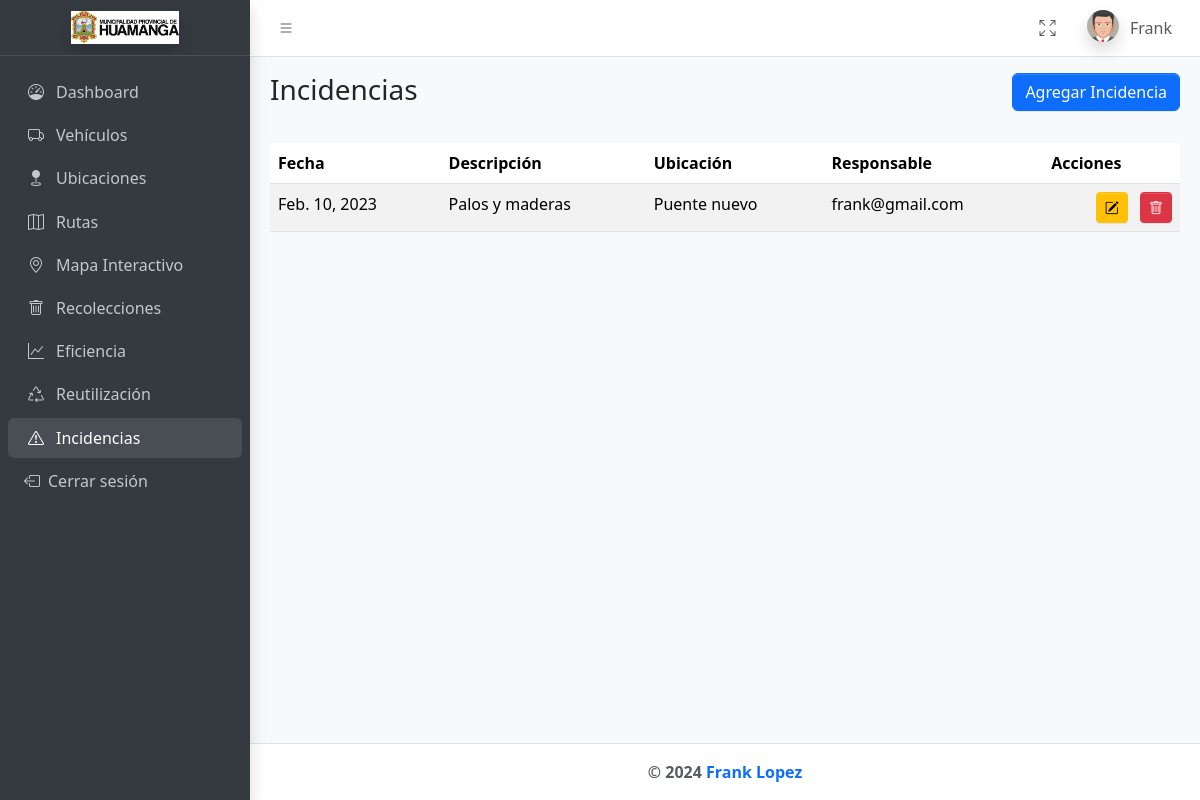
The app's page /incidencia/ (signed in) with its own data.
### users/models.py (models this page shows, shortened)
class User(AbstractUser):
    ROLES = (
        ('ADMIN', 'Administrador'),
        ('INVESTIGADOR', 'Investigador'),
        ('OPERADOR', 'Operador de Recolección'),
    )
    rol = models.CharField(max_length=15, choices=ROLES, default='INVESTIGADOR',
                           help_text="Rol del usuario en el sistema")
    class Meta:
        verbose_name = "Usuario"
        verbose_name_plural = "Usuarios"
    objects = CustomUserManager()
    def __str__(self):
        return self.email
    class Meta:
        verbose_name = _('Usuario')
        verbose_name_plural = _('Usuarios')

### dashboard/models.py (models this page shows, shortened)
class Incidencia(models.Model):
    fecha = models.DateField()
    descripcion = models.TextField(help_text="Descripción de la incidencia")
    ubicacion = models.ForeignKey(Ubicacion, on_delete=models.SET_NULL, null=True, blank=True,
                                  related_name='incidencias')
    responsable = models.ForeignKey(User, on_delete=models.SET_NULL, null=True, blank=True, related_name='incidencias')
    class Meta:
        verbose_name = "Incidencia"
        verbose_name_plural = "Incidencias"
        ordering = ['-fecha']

class Ubicacion(models.Model):
    nombre = models.CharField(max_length=255, help_text="Nombre de la ubicación o área")
    descripcion = models.TextField(blank=True, null=True, help_text="Descripción adicional de la ubicación")
    municipio = models.CharField(max_length=255, help_text="Municipio relacionado")
    lat = models.CharField(max_length=255, blank=True, null=True, help_text="Latitud de la ubicación")
    lng = models.CharField(max_length=255, blank=True, null=True, help_text="Longitud de la ubicación")
    class Meta:
        verbose_name = "Ubicación"
        verbose_name_plural = "Ubicaciones"
    def __str__(self):
        return self.nombre

### dashboard/views.py (the view, shortened to what this page needs)
# urls.py: path('incidencia/', IncidenciaView.as_view(), name='incidencia'),
class IncidenciaView(View):
    @method_decorator(login_required)
    def get(self, request):
        incidencia_list = Incidencia.objects.all()
        form = IncidenciaForm()
        context = {'incidencia_list': incidencia_list, 'form': form}
        return render(request, 'dashboard/incidencia.html', context)

### dashboard/templatetags/active_url.py (called while the page is built)
@register.simple_tag(takes_context=True)
def is_active(context, url_name):
    request = context['request']
    if request.resolver_match.url_name == url_name:
        return 'active'
    return ''

### dashboard/templates/dashboard/incidencia.html (shortened to what this page needs)
{% extends 'base.html' %}
{% load static %}
{% block content %}
    <div class="app-content-header">
        <div class="container-fluid">
            <div class="row">
                <div class="col-sm-6">
                    <h3 class="mb-0">Incidencias</h3>
                </div>
                <div class="col-sm-6 text-end">
                    <button class="btn btn-primary" data-bs-toggle="modal" data-bs-target="#incidenciaModal">Agregar
                        Incidencia
                    </button>
                </div>
            </div>
        </div>
    </div>
    <div class="app-content mt-3">
        <div class="container-fluid">
            <table id="incidenciaTable" class="table table-striped">
                <thead>
                <tr>
                    <th>Fecha</th>
                    <th>Descripción</th>
                    <th>Ubicación</th>
                    <th>Responsable</th>
                    <th>Acciones</th>
                </tr>
                </thead>
                <tbody>
                {% for incidencia in incidencia_list %}
                    <tr>
                        <td>{{ incidencia.fecha }}</td>
                        <td>{{ incidencia.descripcion }}</td>
                        <td>{{ incidencia.ubicacion.nombre|default:"Sin ubicación" }}</td>
                        <td>{{ incidencia.responsable }}</td>
                        <td class="text-end">
                            <button class="btn btn-warning btn-sm me-2 edit-btn"
                                    data-id="{{ incidencia.id }}"
                                    data-fecha="{{ incidencia.fecha }}"
                                    data-descripcion="{{ incidencia.descripcion }}"
                                    data-ubicacion="{{ incidencia.ubicacion.id|default:'' }}"
                                    data-responsable="{{ incidencia.responsable.id|default:'' }}">
                                <i class="bi bi-pencil-square"></i>
                            </button>
                            <form action="{% url 'incidencia_eliminar' incidencia.id %}" method="POST"
                                  style="display:inline;">
                                <button type="submit" class="btn btn-danger btn-sm delete-btn">
                                    <i class="bi bi-trash"></i>
                                </button>
                            </form>
                        </td>
                    </tr>
                {% endfor %}
                </tbody>
            </table>
        </div>
    </div>
{% endblock %}

### templates/header.html (shortened to what this page needs)
{% load static %}
<nav class="app-header navbar navbar-expand bg-body">
    <div class="container-fluid">
        <ul class="navbar-nav">
            <li class="nav-item"><a class="nav-link" data-lte-toggle="sidebar" href="#" role="button"> <i
                    class="bi bi-list"></i> </a></li>
        </ul>
        <ul class="navbar-nav ms-auto">
            <li class="nav-item">
                <a class="nav-link" href="#" data-lte-toggle="fullscreen">
                <i data-lte-icon="maximize" class="bi bi-arrows-fullscreen"></i>
            </a>
            </li>
            <li class="nav-item dropdown user-menu">
                <a href="#" class="nav-link dropdown-toggle" data-bs-toggle="dropdown">
                    <img src="{% static 'dashboard/img/avatar5.png' %}" class="user-image rounded-circle shadow"
                    alt="User Image">
                    <span class="d-none d-md-inline">{{ request.user.first_name }}</span>
                </a>
            </li>
        </ul>
    </div>
</nav>

### records on screen
User: user.first_name "Frank"
Incidencia: fecha "Feb. 10, 2023", descripcion "Palos y maderas", ubicacion.nombre "Puente nuevo", responsable "frank@gmail.com"
